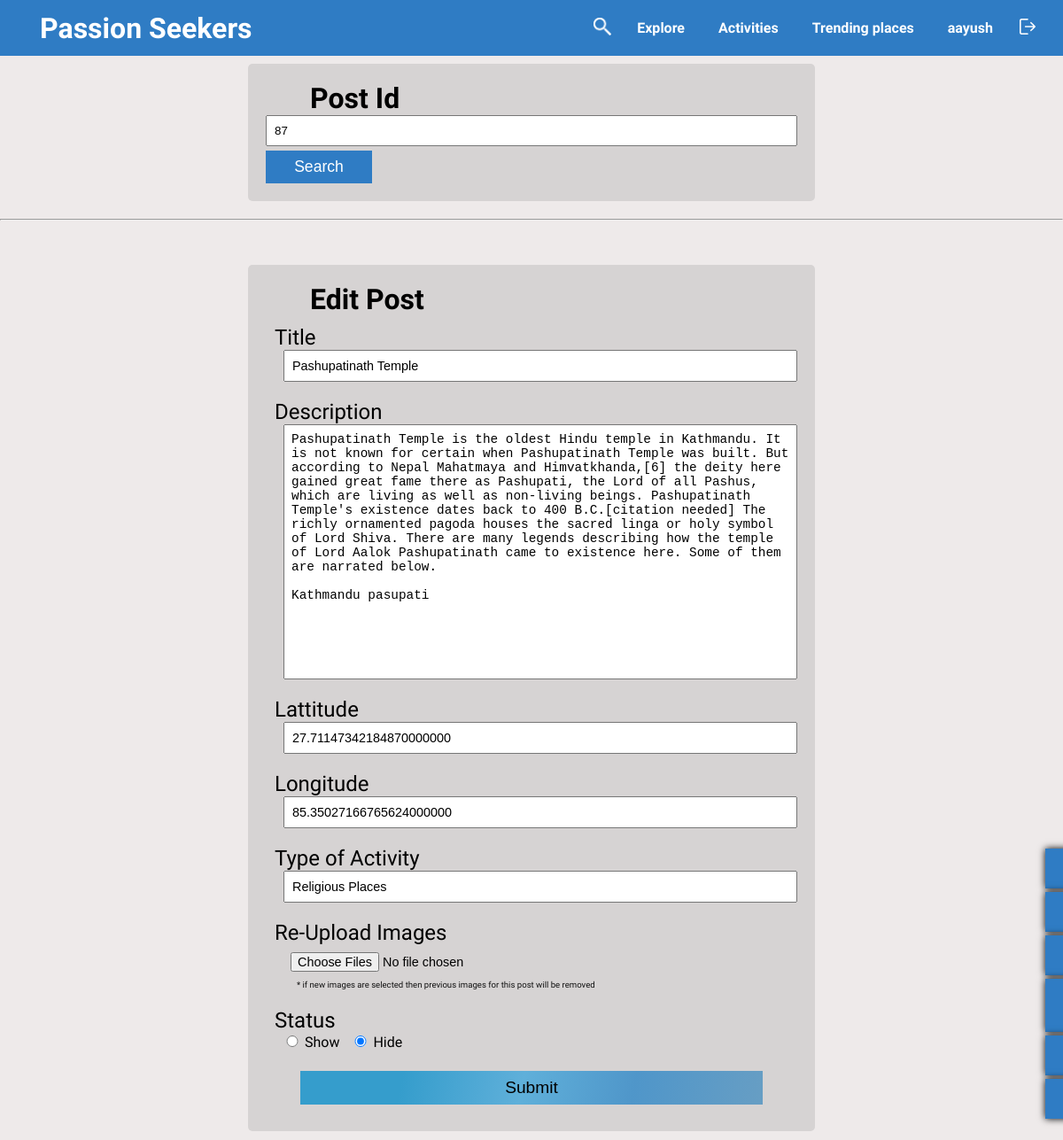
The page /editPost.php?id=87 (signed in) on the database its author committed.
### tables this page shows
CREATE TABLE `tbl_location` (
  `id` int NOT NULL,
  `title` varchar(50) NOT NULL,
  `description` text NOT NULL,
  `type_of_activity` varchar(50) NOT NULL,
  `admin_id` int NOT NULL,
  `lattitude` decimal(22,20) NOT NULL,
  `longitude` decimal(22,20) NOT NULL,
  `status` tinyint(1) NOT NULL DEFAULT '1',
  `created_at` timestamp NOT NULL DEFAULT CURRENT_TIMESTAMP,
  `updated_at` timestamp NULL DEFAULT NULL
);

### __connection.php (called while the page is built, shortened)
<?php
function mysqlisAdmin($id, $username)
{
  $query = "SELECT * FROM tbl_admins WHERE username='$username' AND status=1 AND id=$id";
  return $query;
}
function mysqlGetPost($id, $admin = false)
{
  $query = "SELECT
              l.id,l.title,
              l.description,
              a.username,
              l.lattitude,
              l.longitude,
              l.type_of_activity,
              l.created_at,
              l.status,
              l.type_of_activity
            FROM
              `tbl_location` AS l ,`tbl_admins` AS a
            WHERE
              l.admin_id = a.id AND l.id=$id AND l.status=true";
  $query1 = "SELECT `image` FROM `tbl_images` WHERE location_id=$id";
  if ($admin) {
    $query = "SELECT l.id,l.title, l.description, a.username, l.lattitude, l.longitude,l.type_of_activity,l.created_at,l.status
            FROM   `tbl_location` AS l ,`tbl_admins` AS a
            WHERE l.admin_id = a.id AND l.id=$id";
  }
  return [$query, $query1];
}

### editPost.php (the view, shortened to what this page needs)
<?php
require_once './__connection.php';
?>
<!DOCTYPE html>
<html lang="en">
<head>
   <link rel="stylesheet" href="./style/style.css">
   <link rel="stylesheet" href="./style/header-navigationBar.css">
   <link rel="stylesheet" href="./style/edit-post.css">
   <link rel="stylesheet" href="./style/admin-jobs.css">
</head>
<body>
   <?php
   if (isset($_GET['id']) && !empty($_GET['id']) && is_numeric($_GET['id'])) {
      $id = $_GET['id'];
   }
   $checkAdminQuery = mysqlisAdmin($_SESSION['id'], $_SESSION['username']);
   $checkAdminResult = $connection->query($checkAdminQuery);
   if ($checkAdminResult->num_rows == 1) {
      if (isset($id)) {
         $getQuery = mysqlGetPost($id, $admin = true);
         $result = $connection->query($getQuery[0]);
         if ($result->num_rows == 1) {
            $postInformations = $result->fetch_assoc();
         } else {
            $err['id'] = 'Post Not found with id=' . $id . ' !';
            unset($id);
         }
      }
   } else {
      $err['users'] = "Not a valid User!";
   }
   ?>
   <header>
      <?php require_once './__navigationBar.php'; ?>
   </header>
   <?php if ($checkAdminResult->num_rows == 1) {  ?>
      <div class="search__by__post">
         <h2 class="search__by__post__title">Post Id</h2>
         <form method="GET">
            <div class="search__by__post__item">
               <input type="number" name="id" class="search__by__post__item__input" placeholder="Enter post id here!" value=<?php echo isset($id) ? $id : ""; ?>>
               <button class="search__by__post__item__search">Search</button>
            </div>
         </form>
      </div>
      <hr>
      <?php if (isset($id)) { ?>
         <section class="location__information">
            <h2 class="location__information__title">Edit Post</h2>
            <form method="post" class="location__information_upload_form" enctype="multipart/form-data">
               <div class="location_information_upload_form_item">
                  <Label for="title">Title</Label>
                  <input type="text" name="title" id="title" placeholder="Enter title here" value=<?php echo isset($postInformations) ? "\"" . $postInformations['title'] . "\"" : ''; ?>>
               </div>
               <div class="location_information_upload_form_item">
                  <Label for="description">Description</Label>
                  <textarea type="text" name="description" id="description" placeholder="Enter description here"><?php echo isset($postInformations) ? $postInformations['description'] : ''; ?></textarea>
               </div>
               <div class="location_information_upload_form_item">
                  <Label for="lattitude">Lattitude</Label>
                  <input type="number" name="lattitude" id="lattitude" placeholder="Enter lattitude here" value=<?php echo isset($postInformations) ? "\"" . $postInformations['lattitude'] . "\"" : ''; ?> step="any">
               </div>
               <div class="location_information_upload_form_item">
                  <Label for="longitude">Longitude</Label>
                  <input type="number" name="longitude" id="longitude" placeholder="Enter longitude here" value=<?php echo isset($postInformations) ? "\"" . $postInformations['longitude'] . "\"" : ''; ?> step="any">
               </div>
               <div class="location_information_upload_form_item">
                  <Label for="type-of-activity">Type of Activity</Label>
                  <input type="text" name="type-of-activity" id="type-of-activity" placeholder="Enter Type of Activity here" value=<?php echo isset($postInformations) ? "\"" . $postInformations['type_of_activity'] . "\"" : ''; ?>>
               </div>
               <div class="location_information_upload_form_item">
                  <Label for="images">Re-Upload Images</Label>
                  <input type="file" name="images[]" id="images" title="&nbsp;" multiple>
                  <p style="font-size: 0.6rem; color:#111; margin-left:25px;">* if new images are selected then previous images for this post will be removed
               </div>
               <div class="location_information_upload_form_item">
                  <Label for="status">Status</Label>
                  <input type="radio" name="status" id="status" class="location_information_upload_form_item_radio" <?php echo $postInformations['status'] == 1 ? "checked" : " " ?> value="active">
                  <p class="location_information_upload_form_item_text">Show</p>
                  <input type="radio" name="status" id="status" class="location_information_upload_form_item_radio" <?php echo $postInformations['status'] == 0 ? "checked" : " " ?> value="hidden">
                  <p class="location_information_upload_form_item_text">Hide</p>
               </div>
               <div class=" location_information_upload_form_item">
                  <button type="submit" name="update" class="location_information_upload_form_item__submit">Submit</button>
               </div>
            </form>
         </section>
      <?php } ?>
   <?php } ?>
   <?php require_once './__adminJobs.php' ?>
</body>
</html>

### style/style.css (style rules this page uses)
* { box-sizing: border-box; padding: 0; margin: 0; }
:root { --blue: #2f7cc4; --dark-blue:#14436e; --background-color:rgb(238, 234, 234); }
body { font-family: 'Roboto Condensed',sans-serif; font-size: 1rem; background-color:var(--background-color) ; }
hr { width: 100%; margin: 20px 0; }
h2 { margin-left: 50px; }
p { line-height: 1.4; }

### style/header-navigationBar.css (style rules this page uses)
header { max-width: 100vw; }

### style/edit-post.css (style rules this page uses)
.search__by__post { background: rgb(214, 211, 211); border-radius: 5px; margin: 50px auto 0 auto; padding: 20px; width: 40rem; }
.search__by__post__title { font-size: 2rem; }
.search__by__post__item__input { display: block; padding: 8px; width: 100%; }
.search__by__post__item__search { background: var(--blue); border: none; color: white; cursor: pointer; font-size: 1.1rem; font-weight: 400; margin-top: 5px; padding: 8px; transition: all ease 0.3s; width: 20%; }
.location__information { background-color: rgb(214, 211, 211); border-radius: 5px; margin: 50px auto 10px auto; padding: 20px; overflow: hidden; width: 40rem; }
.location__information__title { font-size: 2rem; }
.location_information_upload_form_item label { display: block; font-size: 1.5rem; }
.location_information_upload_form_item { padding: 10px; }
.location_information_upload_form_item input, .location_information_upload_form_item textarea { display: block; font-size: .9rem; margin-left: 10px; padding: 8px; width: 100%; }
.location_information_upload_form_item_radio { display: inline !important; width: 20px !important; }
.location_information_upload_form_item_text { display: inline; }
.location_information_upload_form_item textarea { resize: none; height: 18rem; overflow: scroll; }
.location_information_upload_form_item__submit { background: linear-gradient(100deg, rgba(53, 157, 204, 1) 22%, rgba(73, 169, 219, 0.8435749299719888) 48%, rgba(57, 140, 200, 0.8603816526610644) 72%, rgba(80, 147, 193, 0.835171568627451) 99%); border: none; color: black; cursor: pointer; display: block; font-size: 1.2rem; margin: 0 auto; padding: 8px; transition: all 0.5s ease; width: 90%; }

### rows shown on the page
tbl_location: title "Pashupatinath Temple", description "Pashupatinath Temple is the oldest Hindu temple in Kathmandu. It is not known for certain when Pashupatinath Temple was built. But according to Nepal Mahatmaya and Himvatkhanda,[6] the deity here gained great fame there as Pashupati, the Lord of all Pashus, which are living as well as non-living beings. Pashupatinath Temple's existence dates back to 400 B.C.[citation needed] The richly ornamented pagoda houses the sacred linga or holy symbol of Lord Shiva. There are many legends describing how the temple of Lord Aalok Pashupatinath came to existence here. Some of them are narrated below. Kathmandu pasupati", lattitude "27.71147342184870000000", longitude "85.35027166765624000000", type-of-activity "Religious Places", status "☐ Status", status "☑"

### other values the page prints
$_SESSION['username'] "aayush"
